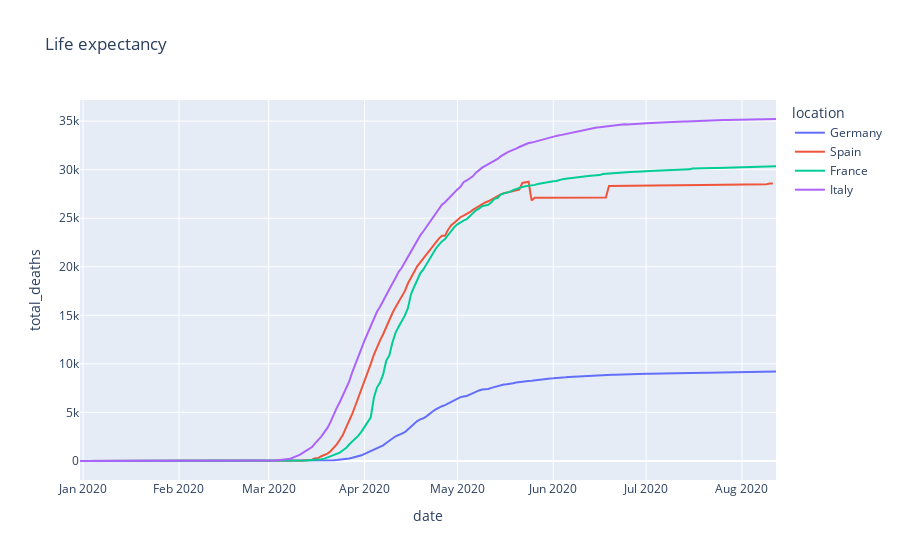

Notebook source saved alongside this figure:
### Code cell
yearfilter=df[pd.to_datetime(df['date']) > '2020-04-01']

title_style = {'family': 'Century Gothic', 'color': 'darkred', 'size': 20 }
axis_style  = {'family': 'Century Gothic', 'color': 'darkblue', 'size': 15 }

"""locations= pd.DataFrame({'location':['Spain', 'France', 'Germany', 'Italy']})
merge=pd.merge(yearfilter, locations, left_on= ['location'], right_on= ['location'],how="inner")
merge

plt.figure(figsize=(10, 4))
sns.lineplot(x = merge['location'], y = merge['total_deaths'], data = merge, lw = 3, color = '#22B573')

plt.title('GDP per Capita', fontdict = title_style)
plt.xlabel('Years', fontdict = axis_style)
plt.ylabel('GDP per Capita (US Dollar)', fontdict = axis_style)

plt.legend(['United States', 'Germany'])
plt.xticks(rotation = 45, fontsize = 9)

plt.show()"""



data = df[df.location.isin(['Spain', 'France', 'Germany', 'Italy'])]
fig = px.line(data, x="date", y="total_deaths", title='Life expectancy', color='location')
fig.show()

### Figure 1 — Plotly figure (JSON) as saved in the notebook; plotly's stock layout.template omitted (floating-point values rounded to 4 significant figures; data arrays with more than 128 entries replaced by an {"elided": "..."} marker saying what was removed)
{"data": [{"hovertemplate": "location=Germany<br>date=%{x}<br>total_deaths=%{y}<extra></extra>", "legendgroup": "Germany", "line": {"color": "#636efa", "dash": "solid"}, "mode": "lines", "name": "Germany", "orientation": "v", "showlegend": true, "type": "scatter", "x": {"elided": "226 str values"}, "xaxis": "x", "y": {"elided": "226 int values"}, "yaxis": "y"}, {"hovertemplate": "location=Spain<br>date=%{x}<br>total_deaths=%{y}<extra></extra>", "legendgroup": "Spain", "line": {"color": "#EF553B", "dash": "solid"}, "mode": "lines", "name": "Spain", "orientation": "v", "showlegend": true, "type": "scatter", "x": {"elided": "225 str values"}, "xaxis": "x", "y": {"elided": "225 int values"}, "yaxis": "y"}, {"hovertemplate": "location=France<br>date=%{x}<br>total_deaths=%{y}<extra></extra>", "legendgroup": "France", "line": {"color": "#00cc96", "dash": "solid"}, "mode": "lines", "name": "France", "orientation": "v", "showlegend": true, "type": "scatter", "x": {"elided": "226 str values"}, "xaxis": "x", "y": {"elided": "226 int values"}, "yaxis": "y"}, {"hovertemplate": "location=Italy<br>date=%{x}<br>total_deaths=%{y}<extra></extra>", "legendgroup": "Italy", "line": {"color": "#ab63fa", "dash": "solid"}, "mode": "lines", "name": "Italy", "orientation": "v", "showlegend": true, "type": "scatter", "x": {"elided": "226 str values"}, "xaxis": "x", "y": {"elided": "226 int values"}, "yaxis": "y"}], "layout": {"legend": {"title": {"text": "location"}, "tracegroupgap": 0}, "title": {"text": "Life expectancy"}, "xaxis": {"anchor": "y", "domain": [0, 1], "title": {"text": "date"}}, "yaxis": {"anchor": "x", "domain": [0, 1], "title": {"text": "total_deaths"}}}}
